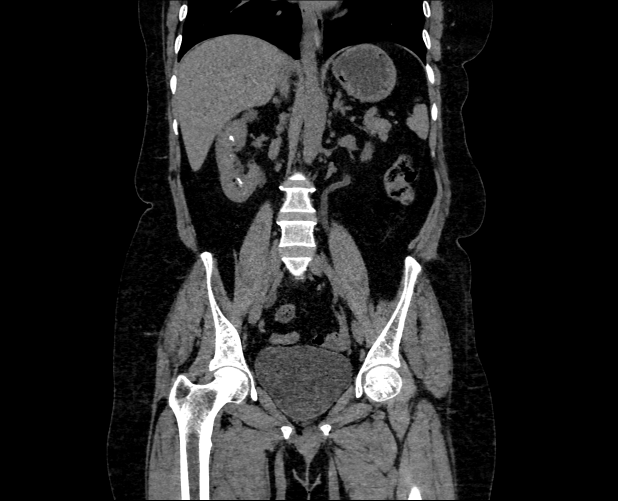
#> input picture pythonProject/Data/Stone.jpg, 1236 x 1001 px, given in place of the camera (shown at 1/2 size)
$ python ContourDetectUsingWebcam.py
#> lines starting #> are read from the running program, lines starting #| are printed output that depends on the picture; after the words box and inside, x2 and y2 are one past the last pixel; in counts of white or black regions, pixels touching at a corner belong together
import cv2
import numpy as np

cap = cv2.VideoCapture(0)

def nothing(x):
    pass

#window name
cv2.namedWindow("Color Adjustment",cv2.WINDOW_NORMAL)
cv2.resizeWindow("Color Adjustment",(300,300))
cv2.createTrackbar("Thresh","Color Adjustment",0,255,nothing)
#> slider 'Thresh' is set to 85

#Coloe Detection Track
cv2.createTrackbar("Lower_H","Color Adjustment",0,255,nothing)
#> slider 'Lower_H' is set to 51
cv2.createTrackbar("Lower_S","Color Adjustment",0,255,nothing)
#> slider 'Lower_S' is set to 51
cv2.createTrackbar("Lower_V","Color Adjustment",0,255,nothing)
#> slider 'Lower_V' is set to 51
cv2.createTrackbar("Upper_H","Color Adjustment",255,255,nothing)
cv2.createTrackbar("Upper_S","Color Adjustment",255,255,nothing)
cv2.createTrackbar("Upper_V","Color Adjustment",255,255,nothing)

while True:
    _,frame = cap.read()
#> frame is the input picture: shape (1001, 1236, 3); min 0, max 255, mean 38.4
    frame = cv2.resize(frame,(400,400))
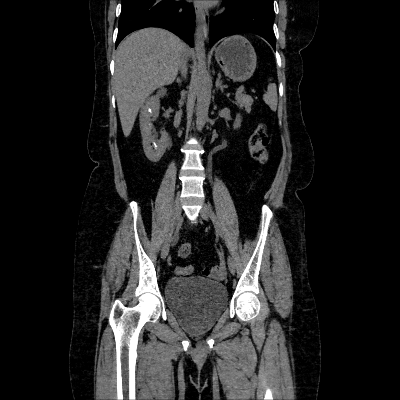
#> frame: shape (400, 400, 3); min 0, max 255, mean 38.3
    hsv = cv2.cvtColor(frame,cv2.COLOR_BGR2HSV)
#> hsv: shape (400, 400, 3); mean H, S, V 0, 0, 38.3

    l_h = cv2.getTrackbarPos("Lower_H","Color Adjustment")
    l_s = cv2.getTrackbarPos("Lower_S","Color Adjustment")
    l_v = cv2.getTrackbarPos("Lower_V","Color Adjustment")
    u_h = cv2.getTrackbarPos("Upper_H","Color Adjustment")
    u_s = cv2.getTrackbarPos("Upper_S","Color Adjustment")
    u_v = cv2.getTrackbarPos("Upper_V","Color Adjustment")

    lower_bound = np.array([l_h,l_s,l_v])
    upper_bound = np.array([u_h,u_s,u_v])


    mask = cv2.inRange(hsv,lower_bound,upper_bound)
#> mask: shape (400, 400); every value is 0

    filter = cv2.bitwise_and(frame,frame,mask=mask)
#> filter: shape (400, 400, 3); every value is 0

    mask1 = cv2.bitwise_not(mask)
#> mask1: shape (400, 400); every value is 255
    m_g = cv2.getTrackbarPos("Thresh","Color Adjustment")
    ret,thresh = cv2.threshold(mask1,m_g,255,cv2.THRESH_BINARY)
#> ret = 85
    dilated = cv2.dilate(thresh,(1,1),iterations=6)


    cnts,hier = cv2.findContours(thresh,cv2.RETR_TREE,cv2.CHAIN_APPROX_SIMPLE)
#> cnts = [[[0, 0], [0, 399], [399, 399], [399, 0]]]

    # frame = cv2.drawContours(frame,cnts,-1,(176,10,15),4)

    for c in cnts:
        elipson = 0.001*cv2.arcLength(c,True)
        data = cv2.approxPolyDP(c,elipson,True)

        hull = cv2.convexHull(data)
        cv2.drawContours(frame,[c],-1,(50,50,150),2)
        cv2.drawContours(frame,[hull],-1,(0,0,255),2)

        hull1 = cv2.convexHull(data,returnPoints=False)
        defect = cv2.convexityDefects(data[0],hull)
        print("Defects==",defect)
#> this loop made 1 pass
#> (elipson, data, hull, hull1) on pass 1: (1.6, [[0, 0], [0, 399], [399, 399], [399, 0]], [[399, 0], [399, 399], [0, 399], [0, 0]], [3, 2, 1, 0])
#| Defects== None
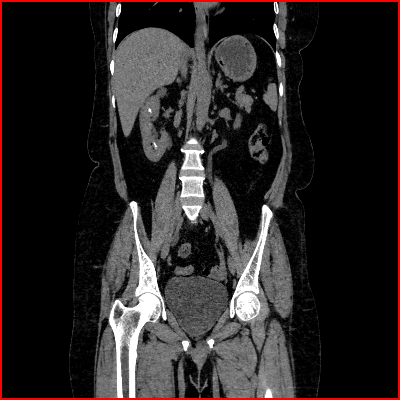
#> frame: shape (400, 400, 3); 1.99% of pixels changed, all inside (x1, y1, x2, y2) = (0, 0, 400, 400)


    cv2.imshow("Thresh",thresh)
    cv2.imshow("Mask",mask)
    cv2.imshow("Filter",filter)
    cv2.imshow("Result",frame)
    if cv2.waitKey(25) == ord("e"):
#> (key e is pressed here)
        break
cv2.destroyAllWindows()
